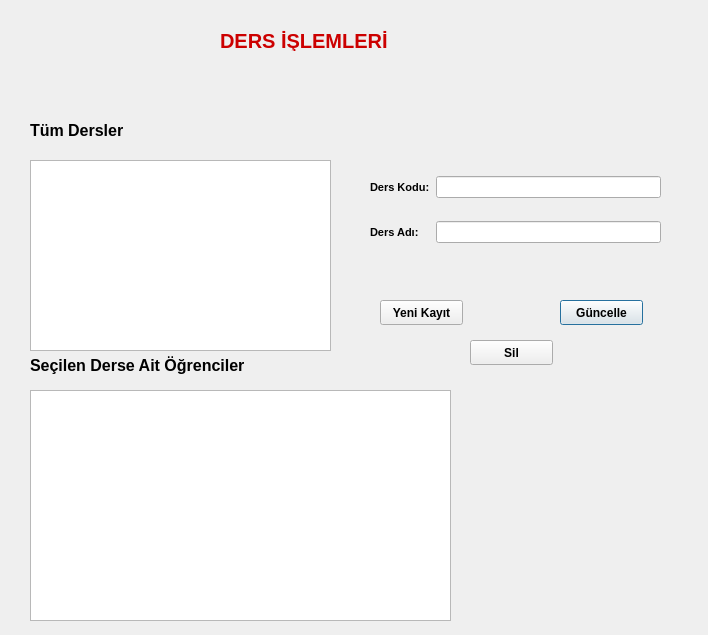
<?xml version="1.0" encoding="UTF-8"?>
<ui version="4.0">
 <class>dersislemleri</class>
 <widget class="QDialog" name="dersislemleri">
  <property name="geometry">
   <rect>
    <x>0</x>
    <y>0</y>
    <width>708</width>
    <height>635</height>
   </rect>
  </property>
  <property name="windowTitle">
   <string>Dialog</string>
  </property>
  <widget class="QLabel" name="label_3">
   <property name="geometry">
    <rect>
     <x>30</x>
     <y>350</y>
     <width>301</width>
     <height>31</height>
    </rect>
   </property>
   <property name="font">
    <font>
     <pointsize>12</pointsize>
     <weight>75</weight>
     <bold>true</bold>
    </font>
   </property>
   <property name="text">
    <string>Seçilen Derse Ait Öğrenciler</string>
   </property>
  </widget>
  <widget class="QTableView" name="tw_secilendersler">
   <property name="geometry">
    <rect>
     <x>30</x>
     <y>390</y>
     <width>421</width>
     <height>231</height>
    </rect>
   </property>
  </widget>
  <widget class="QPushButton" name="pb_guncelle">
   <property name="geometry">
    <rect>
     <x>560</x>
     <y>300</y>
     <width>83</width>
     <height>25</height>
    </rect>
   </property>
   <property name="font">
    <font>
     <weight>75</weight>
     <bold>true</bold>
    </font>
   </property>
   <property name="text">
    <string>Güncelle</string>
   </property>
  </widget>
  <widget class="QLabel" name="label_2">
   <property name="geometry">
    <rect>
     <x>30</x>
     <y>120</y>
     <width>151</width>
     <height>21</height>
    </rect>
   </property>
   <property name="font">
    <font>
     <pointsize>12</pointsize>
     <weight>75</weight>
     <bold>true</bold>
    </font>
   </property>
   <property name="text">
    <string>Tüm Dersler</string>
   </property>
  </widget>
  <widget class="QPushButton" name="pb_kayit">
   <property name="geometry">
    <rect>
     <x>380</x>
     <y>300</y>
     <width>83</width>
     <height>25</height>
    </rect>
   </property>
   <property name="font">
    <font>
     <weight>75</weight>
     <bold>true</bold>
    </font>
   </property>
   <property name="text">
    <string>Yeni Kayıt</string>
   </property>
  </widget>
  <widget class="QTableView" name="tw_tumdersler">
   <property name="geometry">
    <rect>
     <x>30</x>
     <y>160</y>
     <width>301</width>
     <height>191</height>
    </rect>
   </property>
  </widget>
  <widget class="QLabel" name="label">
   <property name="geometry">
    <rect>
     <x>220</x>
     <y>30</y>
     <width>261</width>
     <height>21</height>
    </rect>
   </property>
   <property name="palette">
    <palette>
     <active>
      <colorrole role="WindowText">
       <brush brushstyle="SolidPattern">
        <color alpha="255">
         <red>204</red>
         <green>0</green>
         <blue>0</blue>
        </color>
       </brush>
      </colorrole>
      <colorrole role="Text">
       <brush brushstyle="SolidPattern">
        <color alpha="255">
         <red>204</red>
         <green>0</green>
         <blue>0</blue>
        </color>
       </brush>
      </colorrole>
      <colorrole role="ButtonText">
       <brush brushstyle="SolidPattern">
        <color alpha="255">
         <red>204</red>
         <green>0</green>
         <blue>0</blue>
        </color>
       </brush>
      </colorrole>
      <colorrole role="PlaceholderText">
       <brush brushstyle="SolidPattern">
        <color alpha="128">
         <red>0</red>
         <green>0</green>
         <blue>0</blue>
        </color>
       </brush>
      </colorrole>
     </active>
     <inactive>
      <colorrole role="WindowText">
       <brush brushstyle="SolidPattern">
        <color alpha="255">
         <red>204</red>
         <green>0</green>
         <blue>0</blue>
        </color>
       </brush>
      </colorrole>
      <colorrole role="Text">
       <brush brushstyle="SolidPattern">
        <color alpha="255">
         <red>204</red>
         <green>0</green>
         <blue>0</blue>
        </color>
       </brush>
      </colorrole>
      <colorrole role="ButtonText">
       <brush brushstyle="SolidPattern">
        <color alpha="255">
         <red>204</red>
         <green>0</green>
         <blue>0</blue>
        </color>
       </brush>
      </colorrole>
      <colorrole role="PlaceholderText">
       <brush brushstyle="SolidPattern">
        <color alpha="128">
         <red>0</red>
         <green>0</green>
         <blue>0</blue>
        </color>
       </brush>
      </colorrole>
     </inactive>
     <disabled>
      <colorrole role="WindowText">
       <brush brushstyle="SolidPattern">
        <color alpha="255">
         <red>204</red>
         <green>0</green>
         <blue>0</blue>
        </color>
       </brush>
      </colorrole>
      <colorrole role="Text">
       <brush brushstyle="SolidPattern">
        <color alpha="255">
         <red>204</red>
         <green>0</green>
         <blue>0</blue>
        </color>
       </brush>
      </colorrole>
      <colorrole role="ButtonText">
       <brush brushstyle="SolidPattern">
        <color alpha="255">
         <red>204</red>
         <green>0</green>
         <blue>0</blue>
        </color>
       </brush>
      </colorrole>
      <colorrole role="PlaceholderText">
       <brush brushstyle="SolidPattern">
        <color alpha="128">
         <red>204</red>
         <green>0</green>
         <blue>0</blue>
        </color>
       </brush>
      </colorrole>
     </disabled>
    </palette>
   </property>
   <property name="font">
    <font>
     <pointsize>15</pointsize>
     <weight>75</weight>
     <bold>true</bold>
    </font>
   </property>
   <property name="styleSheet">
    <string notr="true">color: rgb(204, 0, 0);</string>
   </property>
   <property name="text">
    <string>DERS İŞLEMLERİ</string>
   </property>
  </widget>
  <widget class="QPushButton" name="pb_sil">
   <property name="geometry">
    <rect>
     <x>470</x>
     <y>340</y>
     <width>83</width>
     <height>25</height>
    </rect>
   </property>
   <property name="font">
    <font>
     <weight>75</weight>
     <bold>true</bold>
    </font>
   </property>
   <property name="text">
    <string>Sil</string>
   </property>
  </widget>
  <widget class="QWidget" name="layoutWidget">
   <property name="geometry">
    <rect>
     <x>370</x>
     <y>159</y>
     <width>291</width>
     <height>101</height>
    </rect>
   </property>
   <layout class="QGridLayout" name="gridLayout">
    <item row="0" column="0">
     <widget class="QLabel" name="label_4">
      <property name="font">
       <font>
        <pointsize>8</pointsize>
        <weight>75</weight>
        <bold>true</bold>
       </font>
      </property>
      <property name="text">
       <string>Ders Kodu:</string>
      </property>
     </widget>
    </item>
    <item row="0" column="1">
     <widget class="QLineEdit" name="lineE_Kod"/>
    </item>
    <item row="1" column="0">
     <widget class="QLabel" name="label_5">
      <property name="font">
       <font>
        <pointsize>8</pointsize>
        <weight>75</weight>
        <bold>true</bold>
       </font>
      </property>
      <property name="text">
       <string>Ders Adı:</string>
      </property>
     </widget>
    </item>
    <item row="1" column="1">
     <widget class="QLineEdit" name="lineE_Ad"/>
    </item>
   </layout>
  </widget>
 </widget>
 <resources/>
 <connections/>
</ui>
